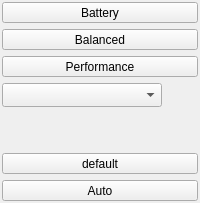
      <widget class="QWidget" name="pageDdp">
       <property name="sizePolicy">
        <sizepolicy hsizetype="Preferred" vsizetype="Preferred">
         <horstretch>0</horstretch>
         <verstretch>0</verstretch>
        </sizepolicy>
       </property>
       <layout class="QVBoxLayout" name="verticalLayout_13">
        <property name="sizeConstraint">
         <enum>QLayout::SetMinimumSize</enum>
        </property>
        <property name="leftMargin">
         <number>2</number>
        </property>
        <property name="topMargin">
         <number>2</number>
        </property>
        <property name="rightMargin">
         <number>2</number>
        </property>
        <property name="bottomMargin">
         <number>2</number>
        </property>
        <item>
         <widget class="QToolButton" name="btn_dpmBattery">
          <property name="sizePolicy">
           <sizepolicy hsizetype="MinimumExpanding" vsizetype="Minimum">
            <horstretch>0</horstretch>
            <verstretch>0</verstretch>
           </sizepolicy>
          </property>
          <property name="text">
           <string>Battery</string>
          </property>
          <property name="icon">
           <iconset resource="radeon-resource.qrc">
            <normaloff>:/icon/symbols/arrow1.png</normaloff>:/icon/symbols/arrow1.png</iconset>
          </property>
          <property name="iconSize">
           <size>
            <width>28</width>
            <height>28</height>
           </size>
          </property>
          <property name="checkable">
           <bool>true</bool>
          </property>
          <property name="toolButtonStyle">
           <enum>Qt::ToolButtonTextUnderIcon</enum>
          </property>
         </widget>
        </item>
        <item>
         <widget class="QToolButton" name="btn_dpmBalanced">
          <property name="sizePolicy">
           <sizepolicy hsizetype="MinimumExpanding" vsizetype="Minimum">
            <horstretch>0</horstretch>
            <verstretch>0</verstretch>
           </sizepolicy>
          </property>
          <property name="text">
           <string>Balanced</string>
          </property>
          <property name="icon">
           <iconset resource="radeon-resource.qrc">
            <normaloff>:/icon/symbols/arrow2.png</normaloff>:/icon/symbols/arrow2.png</iconset>
          </property>
          <property name="iconSize">
           <size>
            <width>28</width>
            <height>28</height>
           </size>
          </property>
          <property name="checkable">
           <bool>true</bool>
          </property>
          <property name="toolButtonStyle">
           <enum>Qt::ToolButtonTextUnderIcon</enum>
          </property>
         </widget>
        </item>
        <item>
         <widget class="QToolButton" name="btn_dpmPerformance">
          <property name="sizePolicy">
           <sizepolicy hsizetype="MinimumExpanding" vsizetype="Minimum">
            <horstretch>0</horstretch>
            <verstretch>0</verstretch>
           </sizepolicy>
          </property>
          <property name="text">
           <string>Performance</string>
          </property>
          <property name="icon">
           <iconset resource="radeon-resource.qrc">
            <normaloff>:/icon/symbols/arrow3.png</normaloff>:/icon/symbols/arrow3.png</iconset>
          </property>
          <property name="iconSize">
           <size>
            <width>28</width>
            <height>28</height>
           </size>
          </property>
          <property name="checkable">
           <bool>true</bool>
          </property>
          <property name="toolButtonStyle">
           <enum>Qt::ToolButtonTextUnderIcon</enum>
          </property>
         </widget>
        </item>
        <item>
         <widget class="QComboBox" name="combo_pLevel">
          <property name="sizePolicy">
           <sizepolicy hsizetype="MinimumExpanding" vsizetype="Minimum">
            <horstretch>0</horstretch>
            <verstretch>0</verstretch>
           </sizepolicy>
          </property>
          <property name="minimumSize">
           <size>
            <width>100</width>
            <height>24</height>
           </size>
          </property>
          <property name="maximumSize">
           <size>
            <width>160</width>
            <height>24</height>
           </size>
          </property>
          <property name="font">
           <font>
            <family>Monospace</family>
            <pointsize>10</pointsize>
           </font>
          </property>
          <property name="toolTip">
           <string>Power level</string>
          </property>
         </widget>
        </item>
        <item>
         <spacer name="verticalSpacer_5">
          <property name="orientation">
           <enum>Qt::Vertical</enum>
          </property>
          <property name="sizeHint" stdset="0">
           <size>
            <width>20</width>
            <height>40</height>
           </size>
          </property>
         </spacer>
        </item>
        <item>
         <widget class="QToolButton" name="btn_ocProfileControl">
          <property name="sizePolicy">
           <sizepolicy hsizetype="MinimumExpanding" vsizetype="Minimum">
            <horstretch>0</horstretch>
            <verstretch>0</verstretch>
           </sizepolicy>
          </property>
          <property name="text">
           <string>default</string>
          </property>
          <property name="icon">
           <iconset resource="radeon-resource.qrc">
            <normaloff>:/icon/symbols/overclock.png</normaloff>:/icon/symbols/overclock.png</iconset>
          </property>
          <property name="iconSize">
           <size>
            <width>32</width>
            <height>32</height>
           </size>
          </property>
          <property name="popupMode">
           <enum>QToolButton::InstantPopup</enum>
          </property>
          <property name="toolButtonStyle">
           <enum>Qt::ToolButtonTextUnderIcon</enum>
          </property>
         </widget>
        </item>
        <item>
         <widget class="QToolButton" name="btn_fanControl">
          <property name="sizePolicy">
           <sizepolicy hsizetype="MinimumExpanding" vsizetype="Minimum">
            <horstretch>0</horstretch>
            <verstretch>0</verstretch>
           </sizepolicy>
          </property>
          <property name="text">
           <string>Auto</string>
          </property>
          <property name="icon">
           <iconset resource="radeon-resource.qrc">
            <normaloff>:/icon/symbols/fan.png</normaloff>:/icon/symbols/fan.png</iconset>
          </property>
          <property name="iconSize">
           <size>
            <width>32</width>
            <height>32</height>
           </size>
          </property>
          <property name="popupMode">
           <enum>QToolButton::InstantPopup</enum>
          </property>
          <property name="toolButtonStyle">
           <enum>Qt::ToolButtonTextUnderIcon</enum>
          </property>
          <property name="arrowType">
           <enum>Qt::NoArrow</enum>
          </property>
         </widget>
        </item>
       </layout>
      </widget>
